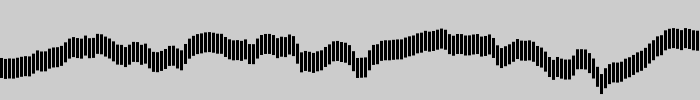
Frame 1 (no input)
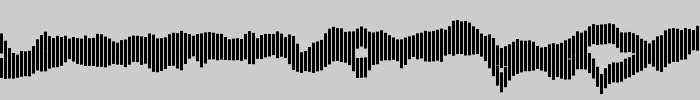
Frame 2 (the mouse pressed at the canvas centre, redrawn once)

The Processing sketch that drew these frames (run headless with seeded random() and noise(); the mouse was pressed at the canvas centre and the sketch redrawn once):

// Processing sketch: Ex_15
// ── Ex_15.pde
float v = 0.0;
float inc = 0.1;

void setup() {
  size(700, 100);
  noStroke();
  fill(0);
  noiseSeed(0);
  noLoop();
}

void draw() {
  for (int i = 0; i < width; i = i+4) {
    float n = noise(v) * 70.0;
    rect(i, 10 + n, 3, 20);
    v = v + inc;
  }
}
